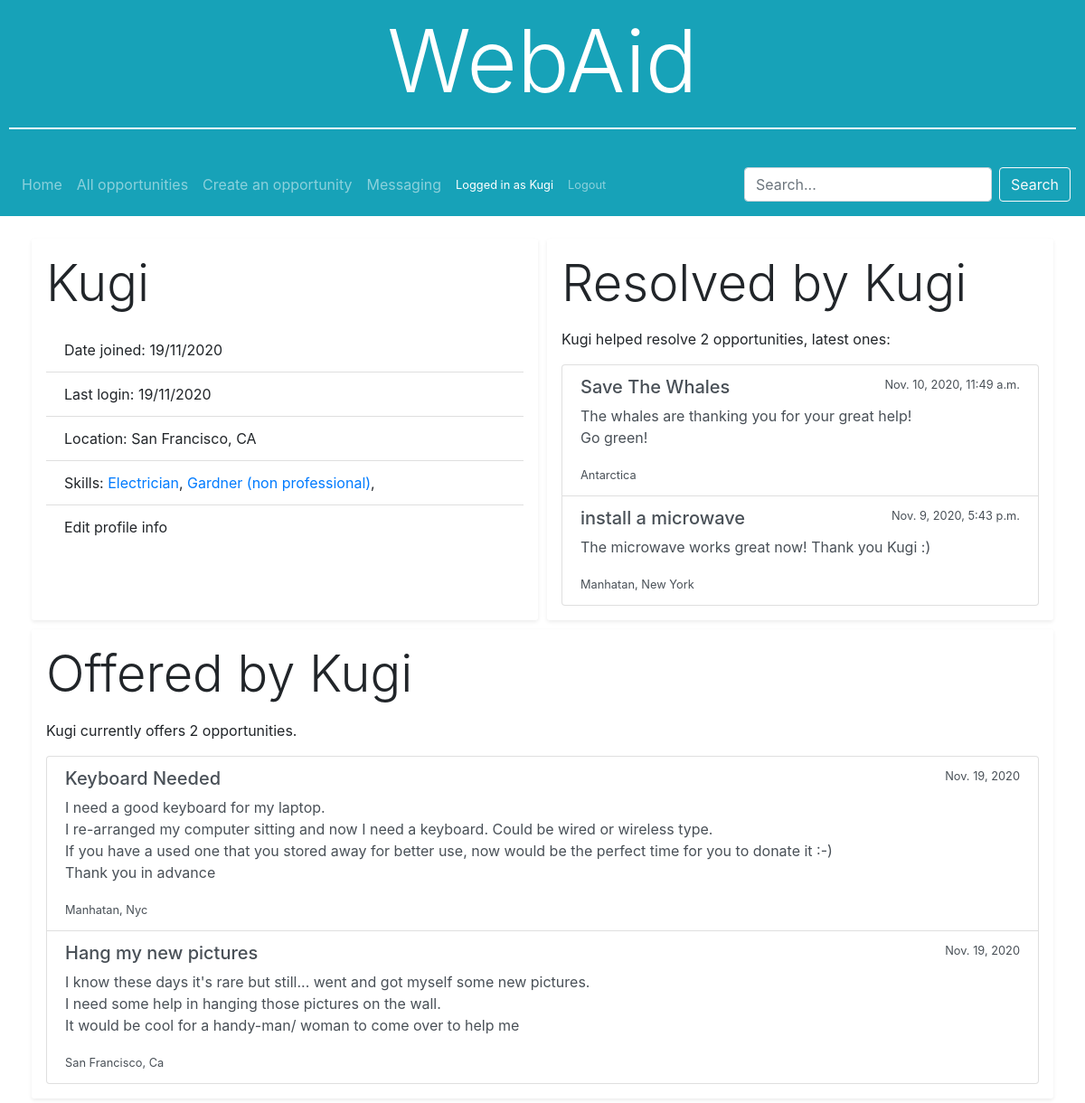
Page /user/4 (signed in) on the committed database.
### WebAid/models.py (models this page shows, shortened)
class User(AbstractUser):
    skills = models.TextField()
    location = models.CharField(max_length=64)
    def get_latest_resolved(self):
        resolved = self.resolved.all().order_by('-id')[:5]
        return resolved
    def get_latest_created(self):
        opportunities = self.opportunities.all().filter(resolved=None).order_by('-id')
        for opportunity in opportunities:
            opportunity = opportunity.make_time_difference()
        return opportunities

class Resolve(models.Model):
    resolvers = models.ManyToManyField(User, related_name='resolved')
    summary = models.TextField(max_length=1000)

class Opportunity(models.Model):
    title = models.CharField(max_length=64)
    description = models.TextField()
    creator = models.ForeignKey(User, on_delete=models.CASCADE, related_name='opportunities')
    location = models.CharField(max_length=64)
    categories = models.TextField() # Create categories
    creation_time = models.DateTimeField(auto_now_add=True)
    resolved = models.OneToOneField('Resolve', null=True, blank=True, on_delete=models.PROTECT, related_name='opportunity')
    class Meta:
        verbose_name_plural = "Opportunities"
    def make_time_difference(self):
        now = datetime.datetime.now(datetime.timezone.utc)
        then = self.creation_time
        delta = now - then
        if delta < datetime.timedelta(minutes=1):
            self.creation_time = 'Posted just now'
        elif delta < datetime.timedelta(hours=1):
            minutes, rem = divmod(delta.seconds, 60)
            self.creation_time = f'{minutes} minutes ago'
        elif delta < datetime.timedelta(days=1):
            hours, rem = divmod(delta.seconds, 3600)
            self.creation_time = f'{hours} hours ago'
        elif delta < datetime.timedelta(days=7):
            days = delta.days
            self.creation_time = f'{days} days ago'
        elif delta < datetime.timedelta(days=21):
            weeks, rem = divmod(delta.days, 7)
            self.creation_time = f'{weeks} weeks ago'
        else:
            self.creation_time = then.date
        return self

### WebAid/views.py (the view, shortened to what this page needs)
# urls.py: path('user/<int:user_id>', views.user, name='user'),
@csrf_exempt
def user(request, user_id):
    try:
        user = User.objects.get(pk=user_id)
    except ObjectDoesNotExist:
        return HttpResponseRedirect(reverse('index'))
    user.date_joined = user.date_joined.strftime("%d/%m/%Y")
    user.last_login = user.last_login.strftime("%d/%m/%Y")
    skills = []
    for skill in user.skills.split(','):
        skills.append(skill.strip())
    user.skills = skills
    return render(request, 'WebAid/user.html', {
        'user': user,
        'form': NewConversationForm({'users': user.username})
    })

### WebAid/extras/forms.py
class NewConversationForm(forms.Form):
    subject = forms.CharField(widget=forms.TextInput(attrs={'placeholder': 'Subject', 'class': 'form-control'}), max_length=64)
    users = forms.CharField(widget=forms.TextInput(attrs={'placeholder': 'Users, separated by commas', 'class': 'form-control'}), max_length=64)

### WebAid/templates/WebAid/user.html (shortened to what this page needs)
{% extends 'WebAid/layout.html' %}
{% block body %}
<div class="row">
  <div class="col box-style shadow-sm p-3">
    <p class="display-4">{{ user.username }}</p>
    <ul class="list-group list-group-flush">
      <li class="list-group-item">Date joined: {{ user.date_joined }}</li>
      <li class="list-group-item">Last login: {{ user.last_login }}</li>
      <li class="list-group-item edit-hide">Location: {{ user.location }}</li>
      <li class="list-group-item edit-hide">Skills:{% for skill in user.skills %} <a href="../opportunities/1?category={{ skill }}">{{ skill }}</a>,{% endfor %}</li>
      {% if request.user.id == user.id %}
      <a class="list-group-item list-group-item-action" id="edit">Edit profile info</a>
      {% endif %}
    </ul>
  </div>
  {% if user.get_latest_resolved.count != 0 %}
  <div class="col box-style shadow-sm p-3">
    <p class="display-4">Resolved by {{ user.username }}</p>
    {% if user.get_latest_resolved.count > 1 %}
    <p>{{ user.username }} helped resolve {{ user.get_latest_resolved.count }} opportunities, latest ones:</p>
    {% endif %}
    <ul class="list-group">
      {% for resolve in user.get_latest_resolved %}
      <a href="{% url 'opportunity' opportunity_id=resolve.opportunity.id %}" class="list-group-item list-group-item-action opportunity">
        <div class="d-flex justify-content-between">
          <h5>{{ resolve.opportunity.title }}</h5>
          <small>{{ resolve.opportunity.creation_time }}</small>
        </div>
        <p>{{ resolve.summary }}</p>
        <small>{{ resolve.opportunity.location }}</small>
      </a>
      {% endfor %}
    </ul>
  </div>
  {% endif %}
</div>
<div class="row">
  <div class="col box-style shadow-sm p-3">
    <p class="display-4">Offered by {{ user.username }}</p>
    <p>{{ user.username }} currently offers {{ user.get_latest_created.count }} opportunities.</p>
    <ul class="list-group">
      {% for opportunity in user.get_latest_created %}
      <a href="{% url 'opportunity' opportunity_id=opportunity.id %}" class="list-group-item list-group-item-action opportunity">
        <div class="d-flex justify-content-between">
          <h5>{{ opportunity.title }}</h5>
          <small>{{ opportunity.creation_time }}</small>
        </div>
        <p>{{ opportunity.description }}</p>
        <small>{{ opportunity.location }}</small>
      </a>
      {% endfor %}
    </ul>
  </div>
</div>
{% endblock %}

### WebAid/templates/WebAid/layout.html (shortened to what this page needs)
{% load static %}
<!DOCTYPE html>
<html lang="en">
  <head>
    <link rel="stylesheet" href="https://stackpath.bootstrapcdn.com/bootstrap/4.4.1/css/bootstrap.min.css">
    <link rel="stylesheet" href="{% static 'WebAid/styles.css' %}">
    {% url 'index' as home_url %}
    {% url 'opportunities' as opportunities_url %}
    {% url 'create' as create_url %}
    {% url 'messaging' as messaging_url %}
    {% url 'user' user_id=request.user.id as user_url %}
    {% url 'register' as register_url %}
    {% url 'login' as login_url %}
  </head>
  <body>
    <header class="container-fluid bg-info header">
      <a href="{% url 'index' %}"><p class="display-1">WebAid</p></a>
      <hr>
    </header>
    <nav class="navbar navbar-expand-lg navbar-dark bg-info">
      <ul class="navbar-nav mr-auto d-flex align-items-center">
        <li class="nav-item{% ifequal request.path home_url %} active{% endifequal %}"><a href="{% url 'index' %}" class="nav-link">Home</a></li>
        <li class="nav-item{% ifequal request.path opportunities_url %} active{% endifequal %}"><a href="{% url 'opportunities' %}" class="nav-link">All opportunities</a></li>
        {% if request.user.is_authenticated %}
        <li class="nav-item{% ifequal request.path create_url %} active{% endifequal %}"><a href="{% url 'create' %}" class="nav-link">Create an opportunity</a></li>
        <li class="nav-item{% ifequal request.path messaging_url %} active{% endifequal %}"><a href="{% url 'messaging' %}" class="nav-link">Messaging</a></li>
        <li class="nav-item small{% ifequal request.path user_url %} active{% endifequal %}"><a href="{% url 'user' user_id=request.user.id %}" class="nav-link">Logged in as {{ request.user }}</a></li>
        <li class="nav-item small"><a href="{% url 'logout' %}" class="nav-link">Logout</a></li>
        {% else %}
        <li class="nav-item small{% ifequal request.path register_url %} active{% endifequal %}"><a href="{% url 'register' %}" class="nav-link">Register</a></li>
        <li class="nav-item small{% ifequal request.path login_url %} active{% endifequal %}"><a href="{% url 'login' %}" class="nav-link">Login</a></li>
        {% endif %}
      </ul>
      <form class="form-inline" action="{% url 'search' %}" method="post">
        <input class="form-control mr-sm-2" type="search" placeholder="Search..." name="search">
        <button class="btn btn-outline-light my-2 my-sm-2 search-button" type="submit">Search</button>
      </form>
    </nav>
    <div class="container">
      {% block body %}
      {% endblock %}
    </div>
  </body>
</html>

### WebAid/static/WebAid/styles.css (style rules this page uses)
.header { margin-bottom: 0; padding: 10px; text-align: center; color: white; }
.header a { text-decoration: none; color: white; }
.header hr { border-top: solid 2px white; }
nav.navbar { position: sticky; z-index: 10; top: 0; }
.container { margin-top: 20px; }
.box-style { margin: 5px; border-radius: 3px; }
.opportunity p { white-space: pre-wrap; }

### rows in the picture
User: user "Kugi", username "Kugi", date_joined "19/11/2020", last_login "19/11/2020", location "San Francisco, CA", get_latest_resolved.count "2", get_latest_created.count "2"
Resolve: opportunity "Save The Whales", opportunity.creation_time "Nov. 10, 2020, 11:49 a.m.", summary "The whales are thanking you for your great help! Go green!", opportunity.location "Antarctica"
Resolve: opportunity "install a microwave", opportunity.creation_time "Nov. 9, 2020, 5:43 p.m.", summary "The microwave works great now! Thank you Kugi :)", opportunity.location "Manhatan, New York"
Opportunity: title "Keyboard Needed", creation_time "Nov. 19, 2020", description "I need a good keyboard for my laptop. I re-arranged my computer sitting and now I need a keyboard. Could be wired or wireless type. If you have a used one that you stored away for better use, now would be the perfect time for you to donate it :-) Thank you in advance", location "Manhatan, Nyc"
Opportunity: title "Hang my new pictures", creation_time "Nov. 19, 2020", description "I know these days it's rare but still... went and got myself some new pictures. I need some help in hanging those pictures on the wall. It would be cool for a handy-man/ woman to come over to help me", location "San Francisco, Ca"

### other values in the picture
{{ skill }} "Electrician" "Gardner (non professional)"
